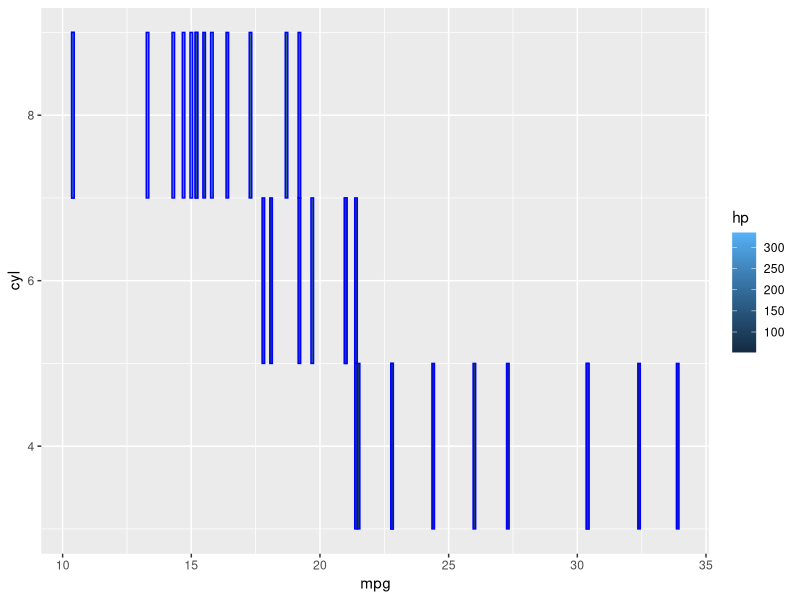

Recreate this plot in R.
library(tidyverse)
x <- as.data.frame(mtcars)

ggplot(x,aes(x=mpg,y=cyl,fill=hp))+
  geom_tile(color = "blue", size = 0.5)
  